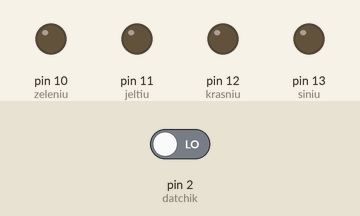
Bench run of a sketch on a simulated Arduino Uno, built with avr-gcc and run on an emulated ATmega328P. Parts: output pins drawn as LEDs (lit = HIGH). The test bench sets the inputs (shaded band); at power-on: pin 2 (datchik) LOW. What the sketch prints to the serial monitor is not drawn.

Above: at 4.8 s.
4.9 s: pin 2 (datchik) driven HIGH
At 6.6 s:
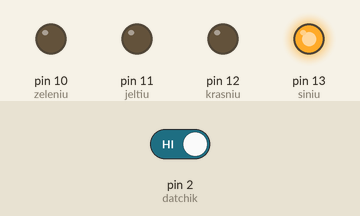
At 8.8 s:
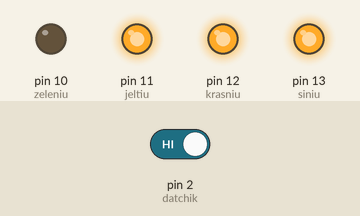
10.9 s: pin 2 (datchik) driven LOW
At 11.6 s:
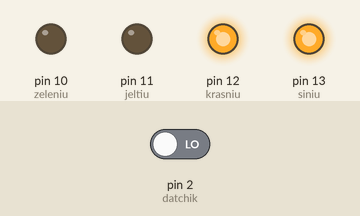
Timing chart, 0 to 14.5 s (numbered marks = the images above; inputs shaded):
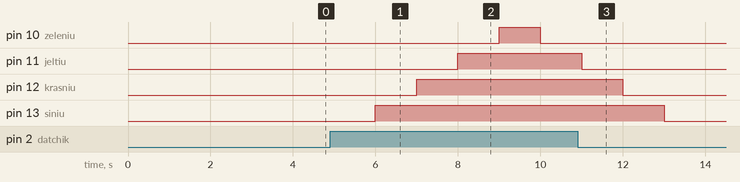

The sketch:

motion_test.ino
```cpp
// Define connection pins:
#define datchik 2
#define siniu 13
#define krasniu 12
#define jeltiu 11
#define zeleniu 10


// Create variables:
int val = 0;
bool motionState = false; // We start with no motion detected.

void setup() {
  // Configure the pins as input or output:
  pinMode(siniu, OUTPUT);
  pinMode(krasniu, OUTPUT);
  pinMode(jeltiu, OUTPUT);
  pinMode(zeleniu, OUTPUT);

  pinMode(datchik, INPUT);

  // Begin serial communication at a baud rate of 9600:
  Serial.begin(9600);
}

void loop() {
  // Read out the pirPin and store as val:
  val = digitalRead(datchik);
  // If motion is detected (pirPin = HIGH), do the following:
  if (val == HIGH) {
    digitalWrite(siniu, HIGH); // Turn on the on-board LED.
    delay(1000);
    digitalWrite(krasniu, HIGH); // Turn on the on-board LED.
    delay(1000);
    digitalWrite(jeltiu, HIGH); // Turn on the on-board LED.
    delay(1000);
    digitalWrite(zeleniu, HIGH); // Turn on the on-board LED.
    delay(1000);
    digitalWrite(zeleniu, LOW); // Turn on the on-board LED.
    delay(1000);
    digitalWrite(jeltiu, LOW); // Turn on the on-board LED.
    delay(1000);
    digitalWrite(krasniu, LOW); // Turn on the on-board LED.
    delay(1000);
    digitalWrite(siniu, LOW); // Turn on the on-board LED.
    delay(1000);


    // Change the motion state to true (motion detected):
    if (motionState == false) {
      Serial.println("Motion detected!");
      motionState = true;
    }
  }
  // If no motion is detected (pirPin = LOW), do the following:
  else {
digitalWrite(zeleniu, LOW); // Turn on the on-board LED.
    delay(1000);
    digitalWrite(jeltiu, LOW); // Turn on the on-board LED.
    digitalWrite(krasniu, LOW); // Turn on the on-board LED.
    digitalWrite(siniu, LOW); // Turn on the on-board LED.
    delay(1000);

    // Change the motion state to false (no motion):
    if (motionState == true) {
      Serial.println("Motion ended!");
      motionState = false;
    }
  }

}
```

Measured:
- after the input at 4.9 s, pin 10 (zeleniu): LOW → HIGH after 4.1 s, → LOW 1.0 s later; pin 11 (jeltiu): LOW → HIGH after 3.1 s; pin 12 (krasniu): LOW → HIGH after 2.1 s; pin 13 (siniu): LOW → HIGH after 1.1 s
- after the input at 10.9 s, pin 10 (zeleniu): stays LOW (without the input it goes to HIGH after 6.1 s); pin 11 (jeltiu): goes on until 11.0 s, then stays LOW; pin 12 (krasniu): goes on until 12.0 s, then stays LOW; pin 13 (siniu): goes on until 13.0 s, then stays LOW
